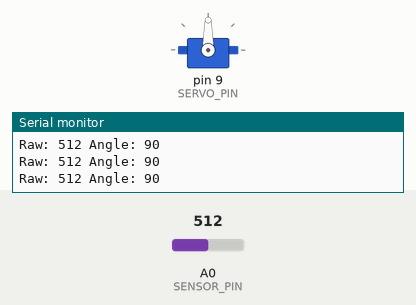
Recording of a sketch running on a simulated Arduino Uno, built with avr-gcc and run on an emulated ATmega328P. Shown: servo, the last lines printed to the serial monitor. The test bench sets the inputs (shaded band); at power-on: A0 (SENSOR_PIN) = 512.

Above: at 1.2 s.
1.3 s: A0 (SENSOR_PIN) set to 716
At 2.6 s:
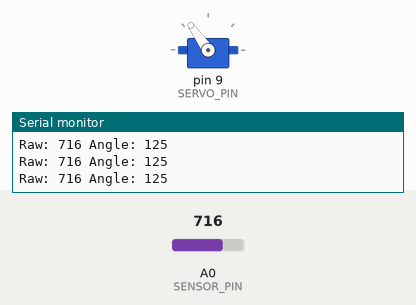
2.9 s: A0 (SENSOR_PIN) set to 900
At 4.1 s:
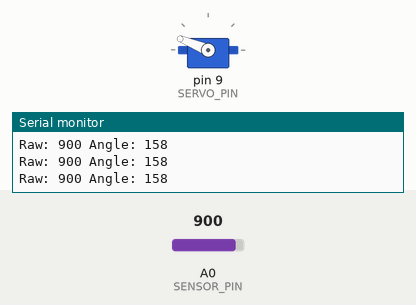
4.5 s: A0 (SENSOR_PIN) set to 1023
At 5.5 s:
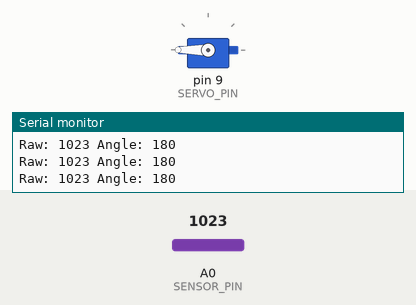
6.1 s: A0 (SENSOR_PIN) set to 306
At 6.9 s:
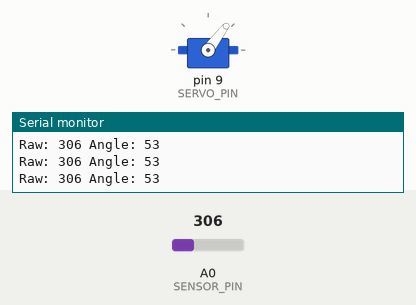
7.7 s: A0 (SENSOR_PIN) set to 122
At 8.3 s:
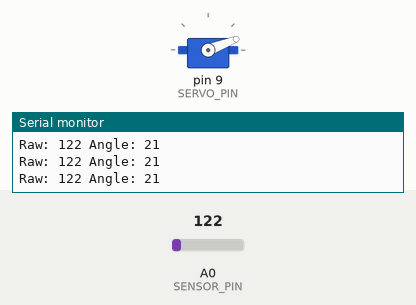
9.3 s: A0 (SENSOR_PIN) set to 0
At 9.7 s:
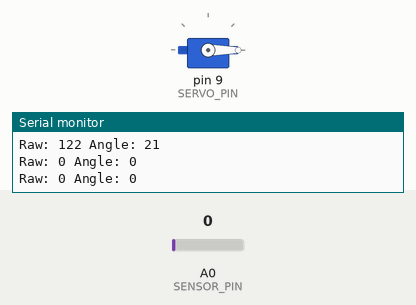
Timing chart, 0 to 11.9 s (numbered marks = the images above; inputs shaded):
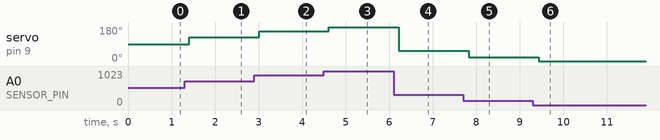

Measured:
- after the input at 1.3 s, servo on pin 9 (SERVO_PIN): 90° → 125° after 0.10 s
- after the input at 2.9 s, servo on pin 9 (SERVO_PIN): 125° → 158° after 0.11 s
- after the input at 4.5 s, servo on pin 9 (SERVO_PIN): 158° → 180° after 0.12 s
- after the input at 6.1 s, servo on pin 9 (SERVO_PIN): 180° → 53° after 0.12 s
- after the input at 7.7 s, servo on pin 9 (SERVO_PIN): 53° → 21° after 0.13 s
- after the input at 9.3 s, servo on pin 9 (SERVO_PIN): 21° → 0° after 0.13 s

The sketch:

Sensor-to-Servo_Mapping.ino
```cpp
#include <Servo.h>

#define SENSOR_PIN A0
#define SERVO_PIN 9
#define SENSOR_MIN 0
#define SENSOR_MAX 1023

Servo actuator;

void setup() {
  actuator.attach(SERVO_PIN);
  Serial.begin(9600);
}

void loop() {
  int raw = analogRead(SENSOR_PIN);

  // constrain to expected range to avoid unsafe positions
  raw = constrain(raw, SENSOR_MIN, SENSOR_MAX);

  int angle = map(raw, SENSOR_MIN, SENSOR_MAX, 0, 180);
  actuator.write(angle);

  Serial.print("Raw: "); Serial.print(raw);
  Serial.print(" Angle: "); Serial.println(angle);
  delay(200);
}
```
